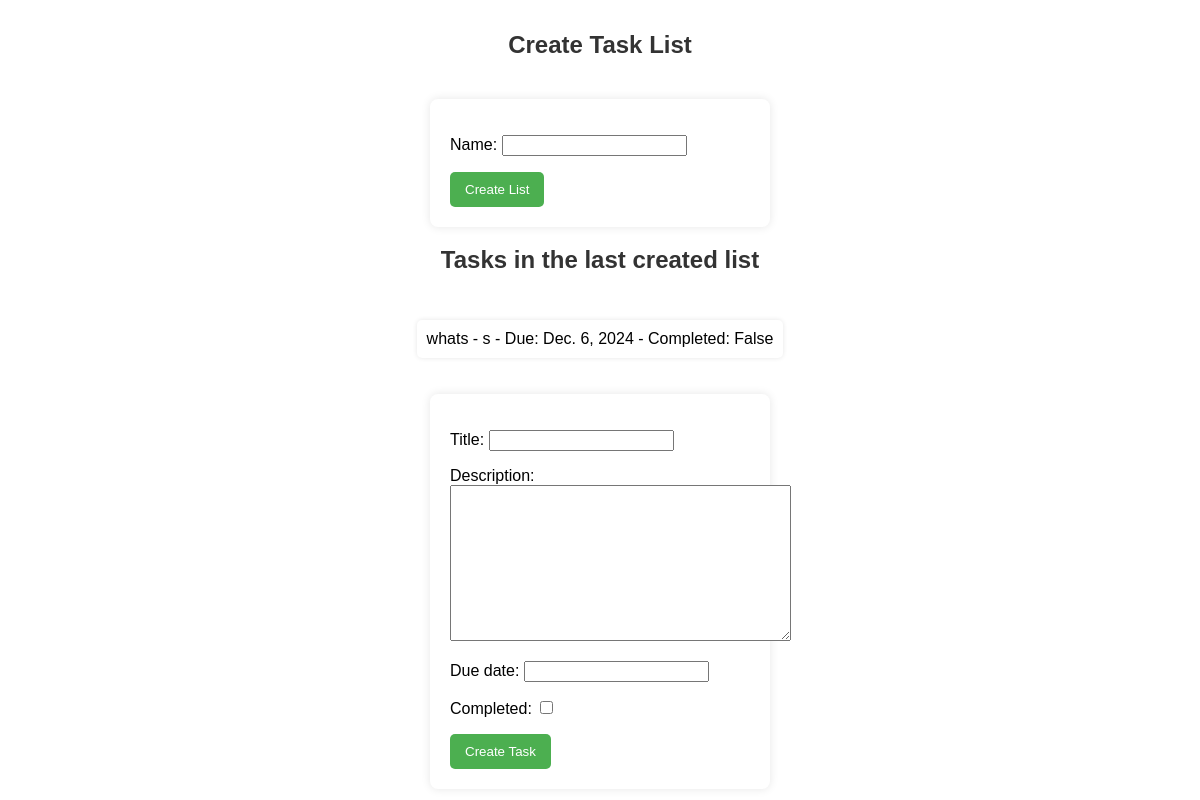
The app's page /create-task-list/ (signed in) with its own data.
### Task/models.py (models this page shows, shortened)
class Task(models.Model):
    title = models.CharField(max_length=255)
    description = models.TextField()
    due_date = models.DateField()
    completed = models.BooleanField(default=False)
    task_list = models.ForeignKey(TaskList, on_delete=models.CASCADE)

### Task/views.py (the view)
# urls.py: path('create-task-list/', create_task_list, name='create_task_list'),
@login_required
def create_task_list(request):
    if request.method == 'POST':
        form = TaskListForm(request.POST)
        if form.is_valid():
            task_list = form.save(commit=False)
            task_list.user = request.user
            task_list.save()
            return redirect('task_list')
    else:
        form = TaskListForm()
    task_lists = TaskList.objects.filter(user=request.user)
    latest_task_list = task_lists.last()  # Get the latest task list for the current user
    tasks = Task.objects.filter(task_list=latest_task_list)
    return render(request, 'create_task_list.html', {'form': form, 'task_lists': task_lists, 'tasks': tasks, 'task_form': TaskForm(), 'task_list': latest_task_list})

### Task/forms.py
class TaskListForm(forms.ModelForm):
    class Meta:
        model = TaskList
        fields = ['name']

class TaskForm(forms.ModelForm):
    class Meta:
        model = Task
        fields = ['title', 'description', 'due_date', 'completed']

### templates/create_task_list.html (shortened to what this page needs)
<!DOCTYPE html>
{% load static %}
<html lang="en">
<head>
    <link rel="stylesheet" href="{% static 'CreateTask.css' %}">
</head>
<body>
{% block content %}
  <h2>Create Task List</h2>
  <form method="post" action="{% url 'create_task_list' %}">
    {{ form.as_p }}
    <button type="submit">Create List</button>
  </form>
  <h2>Tasks in the last created list</h2>
  {% if tasks %}
    <ul>
      {% for task in tasks %}
        <li>{{ task.title }} - {{ task.description }} - Due: {{ task.due_date }} - Completed: {{ task.completed }}</li>
      {% endfor %}
    </ul>
  {% endif %}
  {% if task_list.id %}
    <form method="post" action="{% url 'create_task' task_list.id %}">
      {{ task_form.as_p }}
      <button type="submit">Create Task</button>
    </form>
  {% endif %}
{% endblock %}
</body>
</html>

### static/CreateTask.css (style rules this page uses)
body { font-family: 'Arial', sans-serif; background-image: url(https://dolphinint.com.my/wp-content/uploads/2022/12/banner-1.jpg); margin: 0; padding: 0; display: flex; flex-direction: column; align-items: center; justify-content: center; height: 100vh; }
h2 { color: #333; }
form { margin-top: 20px; width: 300px; max-width: 100%; background-color: #fff; padding: 20px; border-radius: 8px; box-shadow: 0 0 10px rgba(0, 0, 0, 0.1); }
button { background-color: #4CAF50; color: #fff; padding: 10px 15px; border: none; border-radius: 5px; cursor: pointer; }
ul { list-style-type: none; padding: 0; }
li { background-color: #fff; margin-top: 10px; padding: 10px; border-radius: 5px; box-shadow: 0 0 5px rgba(0, 0, 0, 0.1); }

### records on screen
Task: title "whats", description "s", due_date "Dec. 6, 2024", completed "False"
